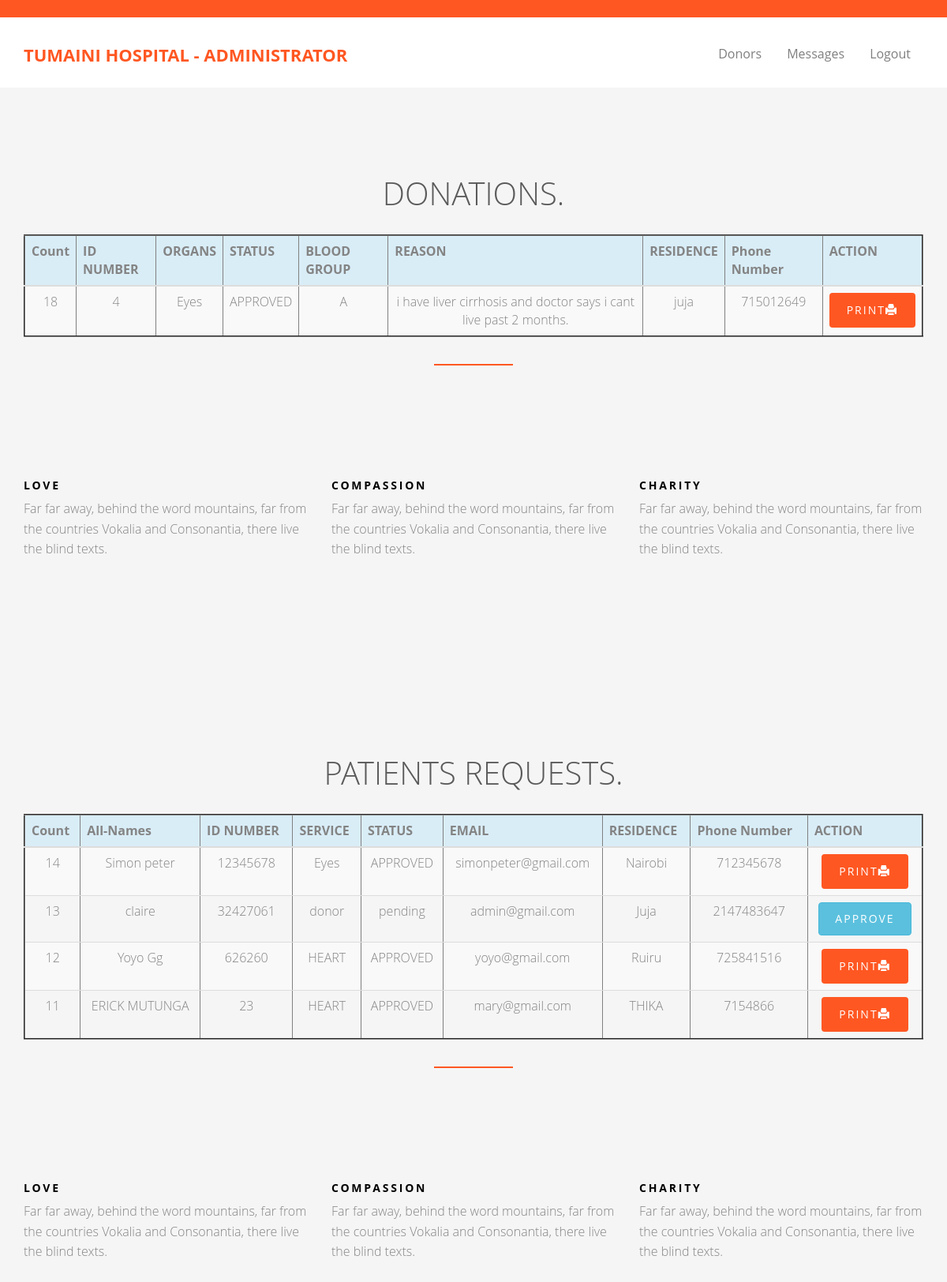
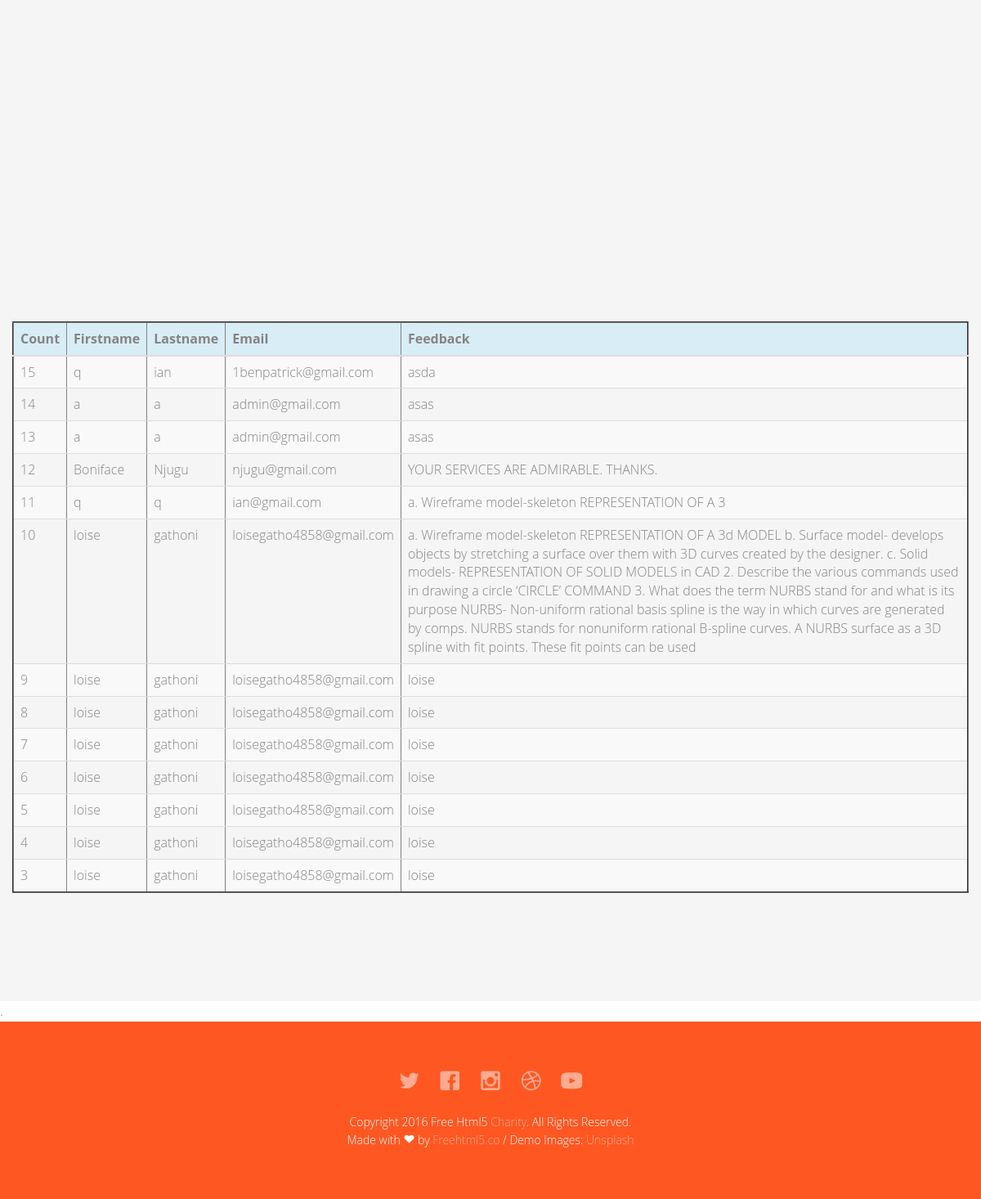
The app's page /admin.php with its own data (2 pictures, top to bottom).
### tables this page shows
CREATE TABLE IF NOT EXISTS `donors` (
  `count` int(50) NOT NULL,
  `allnames` char(100) NOT NULL,
  `nationalid` int(10) NOT NULL,
  `service` char(50) NOT NULL,
  `status` char(50) NOT NULL,
  `email` varchar(100) NOT NULL,
  `residence` varchar(50) NOT NULL,
  `phone` int(12) NOT NULL,
  `donorreason` text NOT NULL,
  `bloodgroup` enum('A','B','AB','O') NOT NULL
);

CREATE TABLE IF NOT EXISTS `requests` (
  `count` int(50) NOT NULL,
  `allnames` char(100) NOT NULL,
  `nationalid` int(10) NOT NULL,
  `service` char(50) NOT NULL,
  `status` char(50) NOT NULL,
  `email` varchar(100) NOT NULL,
  `residence` varchar(50) NOT NULL,
  `phone` int(12) NOT NULL
);

CREATE TABLE IF NOT EXISTS `feedback` (
  `Count` int(50) NOT NULL,
  `fname` varchar(50) NOT NULL,
  `lname` varchar(50) NOT NULL,
  `email` varchar(100) NOT NULL,
  `feedback` varchar(1000) NOT NULL
);

### admin.php (the view, shortened to what this page needs)
<?php
include 'db.php';
?>
<!DOCTYPE html>
<html class="no-js">
<head>
	<link rel="stylesheet" href="css/animate.css">
	<link rel="stylesheet" href="css/icomoon.css">
	<link rel="stylesheet" href="css/bootstrap.css">
	<link rel="stylesheet" href="css/superfish.css">
	<link rel="stylesheet" href="css/style.css">
</head>
<body>
	<div id="fh5co-wrapper">
		<div id="fh5co-page">
			<div class="header-top">
				<div class="container">
					<div class="row">
						<div class="col-md-6 col-sm-6 text-left fh5co-link">
						</div>
						<div class="col-md-12 col-sm-8 text-right fh5co-social">
						</div>
					</div>
				</div>
			</div>
			<header id="fh5co-header-section" class="sticky-banner">
				<div class="container">
					<div class="nav-header">
						<h1 id="fh5co-logo"><a href="#">TUMAINI HOSPITAL - Administrator</a></h1>
						<nav id="fh5co-menu-wrap" role="navigation">
							<ul class="sf-menu" id="fh5co-primary-menu">
								<li><a href="#donor">Donors</a></li>
								<li><a href="#feed">Messages</a></li>
								<li><a href="logout.php">Logout</a></li>
							</ul>
						</nav>
					</div>
				</div>
			</header>
			<section id="donor" class="slider">
				<div id="fh5co-feature-product" class="fh5co-section-gray">
					<div class="container">
						<div class="row">
							<div class="col-md-12 text-center heading-section">
								<h3>DONATIONS.</h3>
								<table class="table table-default table-border table-striped table-responsive table-hover" border="2.1px">
									<tr class="info">
										<th>Count</th>
										<th>ID NUMBER</th>
										<th>ORGANS</th>
										<th>STATUS</th>
										<th>BLOOD GROUP</th>
										<th>REASON</th>
										<th>RESIDENCE</th>
										<th>Phone Number</th>
										<th>ACTION</th>
									</tr>
									<tbody>
										<?php
										$q1 = "SELECT * FROM DONORS order by count desc";
										$r1 = mysqli_query($conn, $q1);
										while ($ra1 = mysqli_fetch_assoc($r1)) {
											echo "<tr>";
											echo "<td>" . $ra1['count'] . "</td>";
											$count = $ra1['count'];
											echo "<td>" . $ra1['nationalid'] . "</td>";
											echo "<td>" . $ra1['service'] . "</td>";
											echo "<td>" . $ra1['status'] . "</td>";
											echo "<td>" . $ra1['bloodgroup'] . "</td>";
											echo "<td>" . $ra1['donorreason'] . "</td>";
											echo "<td>" . $ra1['residence'] . "</td>";
											echo "<td>" . $ra1['phone'] . "</td>";
											if ($ra1['status'] == 'pending') {
												echo '<td><a  href="approve1.php?count=' . $count . '" class="btn btn-info">Approve</a></td>';
											} else {
												echo '<td><a  href="view_print2.php?count=' . $count . ' " class="btn btn-primary">Print<span class="glyphicon glyphicon-print"></span></a></td>';
											}
											echo "</tr>";
										}
										?>
									</tbody>
							</div>
						</div>
					</div>
					<div class="row row-bottom-padded-md">
					</div>
					<div class="row">
						<div class="col-md-4">
							<div class="feature-text">
								<h3>Love</h3>
								<p>Far far away, behind the word mountains, far from the countries Vokalia and Consonantia, there live the blind texts.</p>
							</div>
						</div>
						<div class="col-md-4">
							<div class="feature-text">
								<h3>Compassion</h3>
								<p>Far far away, behind the word mountains, far from the countries Vokalia and Consonantia, there live the blind texts.</p>
							</div>
						</div>
						<div class="col-md-4">
							<div class="feature-text">
								<h3>Charity</h3>
								<p>Far far away, behind the word mountains, far from the countries Vokalia and Consonantia, there live the blind texts.</p>
							</div>
						</div>
					</div>
				</div>
		</div>
		<section id="about" class="slider">
			<div id="fh5co-feature-product" class="fh5co-section-gray">
				<div class="container">
					<div class="row">
						<div class="col-md-12 text-center heading-section">
							<h3>PATIENTS REQUESTS.</h3>
							<table class="table table-default table-border table-striped table-responsive table-hover" border="2.1px">
								<tr class="info">
									<th>Count</th>
									<th>All-Names</th>
									<th>ID NUMBER</th>
									<th>SERVICE</th>
									<th>STATUS</th>
									<th>EMAIL</th>
									<th>RESIDENCE</th>
									<th>Phone Number</th>
									<th>ACTION</th>
								</tr>
								<tbody>
									<?php
									$q1 = "SELECT * FROM requests order by count desc";
									$r1 = mysqli_query($conn, $q1);
									while ($ra1 = mysqli_fetch_assoc($r1)) {
										echo "<tr>";
										echo "<td>" . $ra1['count'] . "</td>";
										$count = $ra1['count'];
										echo "<td>" . $ra1['allnames'] . "</td>";
										echo "<td>" . $ra1['nationalid'] . "</td>";
										echo "<td>" . $ra1['service'] . "</td>";
										echo "<td>" . $ra1['status'] . "</td>";
										echo "<td>" . $ra1['email'] . "</td>";
										echo "<td>" . $ra1['residence'] . "</td>";
										echo "<td>" . $ra1['phone'] . "</td>";
										if ($ra1['status'] == 'pending') {
											echo '<td><a  href="approve.php?count=' . $count . '" class="btn btn-info">Approve</a></td>';
										} else {
											echo '<td><a  href="view_print1.php?count=' . $count . ' " class="btn btn-primary">Print<span class="glyphicon glyphicon-print"></span></a></td>';
										}
										echo "</tr>";
									}
									?>
								</tbody>
						</div>
					</div>
				</div>
				<div class="row row-bottom-padded-md">
				</div>
				<div class="row">
					<div class="col-md-4">
						<div class="feature-text">
							<h3>Love</h3>
							<p>Far far away, behind the word mountains, far from the countries Vokalia and Consonantia, there live the blind texts.</p>
						</div>
					</div>
					<div class="col-md-4">
						<div class="feature-text">
							<h3>Compassion</h3>
							<p>Far far away, behind the word mountains, far from the countries Vokalia and Consonantia, there live the blind texts.</p>
						</div>
					</div>
					<div class="col-md-4">
						<div class="feature-text">
							<h3>Charity</h3>
							<p>Far far away, behind the word mountains, far from the countries Vokalia and Consonantia, there live the blind texts.</p>
						</div>
					</div>
				</div>
			</div>
	</div>
	<section id="feed" class="slider">
		<div id="fh5co-blog-section" class="fh5co-section-gray">
			<div class="container">
				<div class="row">
					<table class="table table-default table-border table-striped table-responsive table-hover" border="2.1px">
						<tr class="info">
							<th>Count</th>
							<th>Firstname</th>
							<th>Lastname</th>
							<th>Email</th>
							<th>Feedback</th>
						</tr>
						<tbody>
							<?php
							$q1 = "SELECT * FROM feedback order by Count desc";
							$r1 = mysqli_query($conn, $q1);
							while ($ra1 = mysqli_fetch_assoc($r1)) {
								echo "<tr>";
								echo "<td>" . $ra1['Count'] . "</td>";
								echo "<td>" . $ra1['fname'] . "</td>";
								echo "<td>" . $ra1['lname'] . "</td>";
								echo "<td>" . $ra1['email'] . "</td>";
								echo "<td>" . $ra1['feedback'] . "</td>";
								echo "</tr>";
							}
							?>
						</tbody>
				</div>
			</div>
		</div>
	</section>
	.
	<section>
		<footer>
			<div id="footer">
				<div class="container">
					<div class="row">
						<div class="col-md-6 col-md-offset-3 text-center">
							<p class="fh5co-social-icons">
								<a href="#"><i class="icon-twitter2"></i></a>
								<a href="#"><i class="icon-facebook2"></i></a>
								<a href="#"><i class="icon-instagram"></i></a>
								<a href="#"><i class="icon-dribbble2"></i></a>
								<a href="#"><i class="icon-youtube"></i></a>
							</p>
							<p>Copyright 2016 Free Html5 <a href="#">Charity</a>. All Rights Reserved. <br>Made with <i class="icon-heart3"></i> by <a href="http://freehtml5.co/" target="_blank">Freehtml5.co</a> / Demo Images: <a href="https://unsplash.com/" target="_blank">Unsplash</a></p>
						</div>
					</div>
				</div>
			</div>
		</footer>
</body>
</html>

### css/icomoon.css (style rules this page uses)
[class^="icon-"], [class*=" icon-"] { font-family: 'icomoon' !important; speak: none; font-style: normal; font-weight: normal; font-variant: normal; text-transform: none; line-height: 1; -webkit-font-smoothing: antialiased; -moz-osx-font-smoothing: grayscale; }
.icon-heart3:before { content: "\e9b6"; }
.icon-dribbble2:before { content: "\ea66"; }
.icon-facebook2:before { content: "\ea68"; }
.icon-instagram:before { content: "\ea70"; }
.icon-twitter2:before { content: "\ea7d"; }
.icon-youtube:before { content: "\ea81"; }

### css/superfish.css (style rules this page uses)
.sf-menu, .sf-menu * { margin: 0; padding: 0; list-style: none; }
.sf-menu li { position: relative; }
.sf-menu > li { float: left; }
.sf-menu a { display: block; position: relative; }
.sf-menu { float: left; margin-bottom: 1em; }
.sf-menu a { border-left: 1px solid #fff; border-top: 1px solid #dFeEFF; border-top: 1px solid rgba(255,255,255,.5); padding: .75em 1em; text-decoration: none; zoom: 1; }
.sf-menu a { color: #13a; }
.sf-menu li { background: #BDD2FF; white-space: nowrap; *white-space: normal; -webkit-transition: background .2s; transition: background .2s; }

### css/style.css (style rules this page uses)
body { font-family: "Open Sans", Arial, sans-serif; line-height: 1.6; font-size: 16px; background: #fff; color: #848484; font-weight: 300; overflow-x: hidden; }
a { color: #ff5722; -webkit-transition: 0.5s, ease; -o-transition: 0.5s, ease; transition: 0.5s, ease; }
p, ul, ol { margin-bottom: 1.5em; font-size: 16px; color: #848484; font-family: "Open Sans", Arial, sans-serif; }
h1, h2, h3, h4, h5, h6 { color: #5a5a5a; font-family: "Open Sans", Arial, sans-serif; font-weight: 400; margin: 0 0 30px 0; }
.header-top { padding: 10px 0; background: #ff5722; }
.sf-menu { margin: 7px 0 0 0 !important; }
.sf-menu { float: right; }
.sf-menu a { color: rgba(0, 0, 0, 0.5); padding: 0.75em 1em !important; font-weight: normal; border-left: none; border-top: none; border-top: none; text-decoration: none; zoom: 1; font-size: 16px; border-bottom: none !important; }
.sf-menu li, .sf-menu ul li, .sf-menu ul ul li, .sf-menu li:hover, .sf-menu li.sfHover { background: transparent; }
#fh5co-header-section { padding: 0; position: relative; left: 0; width: 100%; z-index: 1022; background: #fff; }
.nav-header { position: relative; float: left; width: 100%; }
#fh5co-logo { position: relative; z-index: 2; font-size: 22px; text-transform: uppercase; margin-top: 35px; font-weight: 700; float: left; }
#fh5co-logo a { color: #ff5722; }
#fh5co-menu-wrap { position: relative; z-index: 2; display: block; float: right; margin-top: 15px; }
#fh5co-menu-wrap .sf-menu a { padding: 1em .75em; }
#fh5co-work-section, #fh5co-services-section, #fh5co-content-section, #fh5co-work-section_2, #fh5co-blog-section, #fh5co-features { padding: 7em 0; }
.fh5co-section-gray { background: rgba(0, 0, 0, 0.04); }
.heading-section { padding-bottom: 1em; margin-bottom: 5em; }
.heading-section:after { position: absolute; content: ''; bottom: 0; left: 50%; width: 100px; margin-left: -50px; height: 2px; background: #ff5722; }
.heading-section h3 { font-size: 40px; font-weight: 300; position: relative; }
.feature-text h3 { text-transform: uppercase; font-size: 14px; margin-bottom: 10px; font-weight: 700; color: #000; letter-spacing: .2em; }
.feature-text p { font-size: 16px; }
#fh5co-feature-product { padding: 7em 0; }
.fh5co-social-icons > a { padding: 4px 10px; color: #ff5722; }
.fh5co-social-icons > a i { font-size: 26px; }
#footer { background: #ff5722; padding: 60px 0 40px; }
#footer p { color: white; font-size: 14px; }
#footer p a { color: rgba(255, 255, 255, 0.5); }
.btn { -webkit-transition: 0.3s; -o-transition: 0.3s; transition: 0.3s; }
.btn { text-transform: uppercase; letter-spacing: 2px; -webkit-transition: 0.3s; -o-transition: 0.3s; transition: 0.3s; }
.btn.btn-primary { background: #ff5722; color: #fff; border: none !important; border: 2px solid transparent !important; }
#fh5co-wrapper { overflow-x: hidden; position: relative; }
#fh5co-page { position: relative; -webkit-transition: 0.5s; -o-transition: 0.5s; transition: 0.5s; }
#offcanvas-menu { position: absolute; top: 0; bottom: 0; z-index: 99; background: #222; right: -240px; width: 240px; padding: 20px; overflow-y: scroll !important; display: none; }
#offcanvas-menu ul { padding: 0; margin: 0; }
#offcanvas-menu ul li { padding: 0; margin: 0 0 10px 0; list-style: none; }
#offcanvas-menu ul li a { font-size: 18px; color: rgba(255, 255, 255, 0.4); }
.row-bottom-padded-md { padding-bottom: 4em; }

### records on screen
donors: count "18", nationalid "4", service "Eyes", status "APPROVED", bloodgroup "A", donorreason "i have liver cirrhosis and doctor says i cant live past 2 months.", residence "juja", phone "715012649"
requests: count "14", allnames "Simon peter", nationalid "12345678", service "Eyes", status "APPROVED", email "simonpeter@gmail.com", residence "Nairobi", phone "712345678"
requests: count "13", allnames "claire", nationalid "32427061", service "donor", status "pending", email "admin@gmail.com", residence "Juja", phone "2147483647"
requests: count "12", allnames "Yoyo Gg", nationalid "626260", service "HEART", status "APPROVED", email "yoyo@gmail.com", residence "Ruiru", phone "725841516"
requests: count "11", allnames "ERICK MUTUNGA", nationalid "23", service "HEART", status "APPROVED", email "mary@gmail.com", residence "THIKA", phone "7154866"
feedback: Count "15", fname "q", lname "ian", email "1benpatrick@gmail.com", feedback "asda"
feedback: Count "14", fname "a", lname "a", email "admin@gmail.com", feedback "asas"
feedback: Count "13", fname "a", lname "a", email "admin@gmail.com", feedback "asas"
feedback: Count "12", fname "Boniface", lname "Njugu", email "njugu@gmail.com", feedback "YOUR SERVICES ARE ADMIRABLE. THANKS."
feedback: Count "11", fname "q", lname "q", email "ian@gmail.com", feedback "a. Wireframe model-skeleton REPRESENTATION OF A 3"
feedback: Count "10", fname "loise", lname "gathoni", email "loisegatho4858@gmail.com", feedback "a. Wireframe model-skeleton REPRESENTATION OF A 3d MODEL b. Surface model- develops objects by stretching a surface over them with 3D curves created by the designer. c. Solid models- REPRESENTATION OF SOLID MODELS in CAD 2. Describe the various commands used in drawing a circle ‘CIRCLE’ COMMAND 3. What does the term NURBS stand for and what is its purpose NURBS- Non-uniform rational basis spline is the way in which curves are generated by comps. NURBS stands for nonuniform rational B-spline curves. A NURBS surface as a 3D spline with fit points. These fit points can be used"
feedback: Count "9", fname "loise", lname "gathoni", email "loisegatho4858@gmail.com", feedback "loise"
feedback: Count "8", fname "loise", lname "gathoni", email "loisegatho4858@gmail.com", feedback "loise"
feedback: Count "7", fname "loise", lname "gathoni", email "loisegatho4858@gmail.com", feedback "loise"
feedback: Count "6", fname "loise", lname "gathoni", email "loisegatho4858@gmail.com", feedback "loise"
feedback: Count "5", fname "loise", lname "gathoni", email "loisegatho4858@gmail.com", feedback "loise"
feedback: Count "4", fname "loise", lname "gathoni", email "loisegatho4858@gmail.com", feedback "loise"
feedback: Count "3", fname "loise", lname "gathoni", email "loisegatho4858@gmail.com", feedback "loise"
